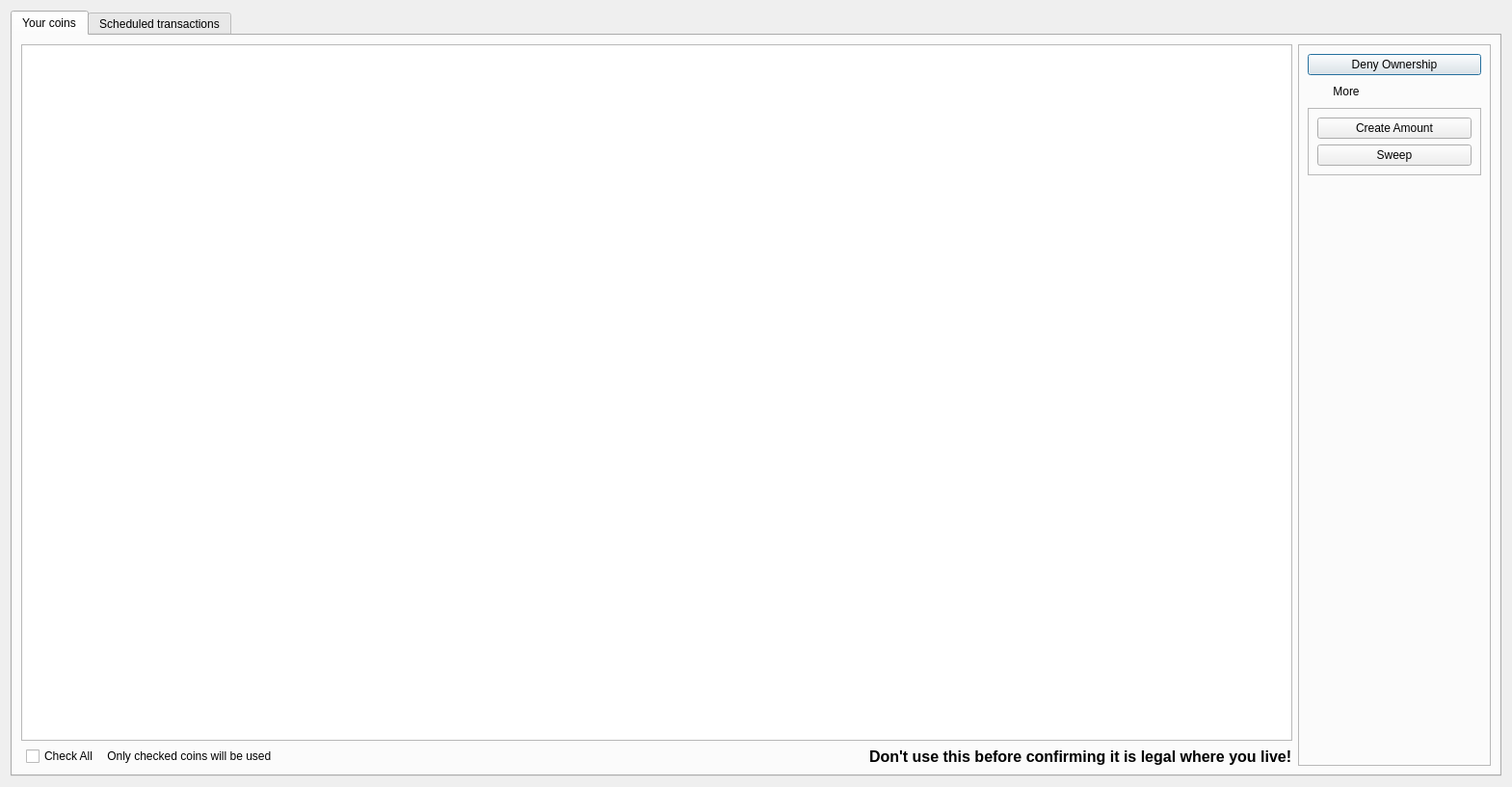
<?xml version="1.0" encoding="UTF-8"?>
<ui version="4.0">
 <class>DenialDialog</class>
 <widget class="QDialog" name="DenialDialog">
  <property name="geometry">
   <rect>
    <x>0</x>
    <y>0</y>
    <width>1569</width>
    <height>817</height>
   </rect>
  </property>
  <property name="windowTitle">
   <string>Deniability</string>
  </property>
  <layout class="QVBoxLayout" name="verticalLayout_2">
   <item>
    <widget class="QTabWidget" name="tabWidget">
     <property name="currentIndex">
      <number>0</number>
     </property>
     <widget class="QWidget" name="tab">
      <attribute name="title">
       <string>Your coins</string>
      </attribute>
      <layout class="QHBoxLayout" name="horizontalLayout_3">
       <item>
        <layout class="QVBoxLayout" name="verticalLayout_5">
         <property name="rightMargin">
          <number>0</number>
         </property>
         <item>
          <widget class="QTableWidget" name="tableWidgetCoins">
           <property name="font">
            <font>
             <family>Noto Mono</family>
            </font>
           </property>
          </widget>
         </item>
         <item>
          <layout class="QHBoxLayout" name="horizontalLayout_5">
           <property name="rightMargin">
            <number>0</number>
           </property>
           <property name="bottomMargin">
            <number>0</number>
           </property>
           <item>
            <spacer name="horizontalSpacer_2">
             <property name="orientation">
              <enum>Qt::Horizontal</enum>
             </property>
             <property name="sizeType">
              <enum>QSizePolicy::Fixed</enum>
             </property>
             <property name="sizeHint" stdset="0">
              <size>
               <width>5</width>
               <height>20</height>
              </size>
             </property>
            </spacer>
           </item>
           <item>
            <widget class="QCheckBox" name="checkBoxAll">
             <property name="text">
              <string>Check All</string>
             </property>
            </widget>
           </item>
           <item>
            <widget class="QLabel" name="label_2">
             <property name="text">
              <string> Only checked coins will be used</string>
             </property>
            </widget>
           </item>
           <item>
            <spacer name="horizontalSpacer">
             <property name="orientation">
              <enum>Qt::Horizontal</enum>
             </property>
             <property name="sizeHint" stdset="0">
              <size>
               <width>40</width>
               <height>20</height>
              </size>
             </property>
            </spacer>
           </item>
           <item>
            <widget class="QLabel" name="label_3">
             <property name="font">
              <font>
               <pointsize>12</pointsize>
               <weight>75</weight>
               <bold>true</bold>
              </font>
             </property>
             <property name="text">
              <string>Don't use this before confirming it is legal where you live!</string>
             </property>
            </widget>
           </item>
          </layout>
         </item>
        </layout>
       </item>
       <item>
        <widget class="QFrame" name="frame">
         <property name="minimumSize">
          <size>
           <width>200</width>
           <height>0</height>
          </size>
         </property>
         <property name="frameShape">
          <enum>QFrame::StyledPanel</enum>
         </property>
         <property name="frameShadow">
          <enum>QFrame::Raised</enum>
         </property>
         <layout class="QVBoxLayout" name="verticalLayout">
          <item>
           <widget class="QPushButton" name="pushButtonDenyAll">
            <property name="text">
             <string>Deny Ownership</string>
            </property>
           </widget>
          </item>
          <item>
           <widget class="QPushButton" name="pushButtonMore">
            <property name="sizePolicy">
             <sizepolicy hsizetype="Maximum" vsizetype="Fixed">
              <horstretch>0</horstretch>
              <verstretch>0</verstretch>
             </sizepolicy>
            </property>
            <property name="layoutDirection">
             <enum>Qt::LeftToRight</enum>
            </property>
            <property name="text">
             <string>More</string>
            </property>
            <property name="iconSize">
             <size>
              <width>0</width>
              <height>0</height>
             </size>
            </property>
            <property name="flat">
             <bool>true</bool>
            </property>
           </widget>
          </item>
          <item>
           <widget class="QFrame" name="frameMore">
            <property name="frameShape">
             <enum>QFrame::StyledPanel</enum>
            </property>
            <property name="frameShadow">
             <enum>QFrame::Raised</enum>
            </property>
            <layout class="QVBoxLayout" name="verticalLayout_4">
             <item>
              <widget class="QPushButton" name="pushButtonCreateAmount">
               <property name="text">
                <string>Create Amount</string>
               </property>
              </widget>
             </item>
             <item>
              <widget class="QPushButton" name="pushButtonSweep">
               <property name="text">
                <string>Sweep</string>
               </property>
              </widget>
             </item>
            </layout>
           </widget>
          </item>
          <item>
           <spacer name="verticalSpacer">
            <property name="orientation">
             <enum>Qt::Vertical</enum>
            </property>
            <property name="sizeHint" stdset="0">
             <size>
              <width>20</width>
              <height>40</height>
             </size>
            </property>
           </spacer>
          </item>
          <item>
           <layout class="QHBoxLayout" name="horizontalLayout">
            <property name="bottomMargin">
             <number>0</number>
            </property>
            <item>
             <widget class="QPushButton" name="pushButtonAnimation">
              <property name="sizePolicy">
               <sizepolicy hsizetype="Maximum" vsizetype="Maximum">
                <horstretch>0</horstretch>
                <verstretch>0</verstretch>
               </sizepolicy>
              </property>
              <property name="minimumSize">
               <size>
                <width>0</width>
                <height>0</height>
               </size>
              </property>
              <property name="text">
               <string/>
              </property>
              <property name="iconSize">
               <size>
                <width>32</width>
                <height>32</height>
               </size>
              </property>
              <property name="autoDefault">
               <bool>false</bool>
              </property>
              <property name="flat">
               <bool>true</bool>
              </property>
             </widget>
            </item>
           </layout>
          </item>
          <item>
           <widget class="QLabel" name="labelAutoStatus">
            <property name="text">
             <string/>
            </property>
           </widget>
          </item>
         </layout>
        </widget>
       </item>
      </layout>
     </widget>
     <widget class="QWidget" name="tab_2">
      <attribute name="title">
       <string>Scheduled transactions</string>
      </attribute>
      <layout class="QVBoxLayout" name="verticalLayout_3">
       <item>
        <widget class="QTableView" name="scheduledTransactionView">
         <property name="font">
          <font>
           <family>Noto Mono</family>
          </font>
         </property>
        </widget>
       </item>
       <item>
        <widget class="QLabel" name="label">
         <property name="font">
          <font>
           <weight>75</weight>
           <italic>true</italic>
           <bold>true</bold>
          </font>
         </property>
         <property name="text">
          <string>This node must be running at the scheduled times for transactions to complete!</string>
         </property>
        </widget>
       </item>
      </layout>
     </widget>
    </widget>
   </item>
  </layout>
 </widget>
 <resources/>
 <connections/>
</ui>
